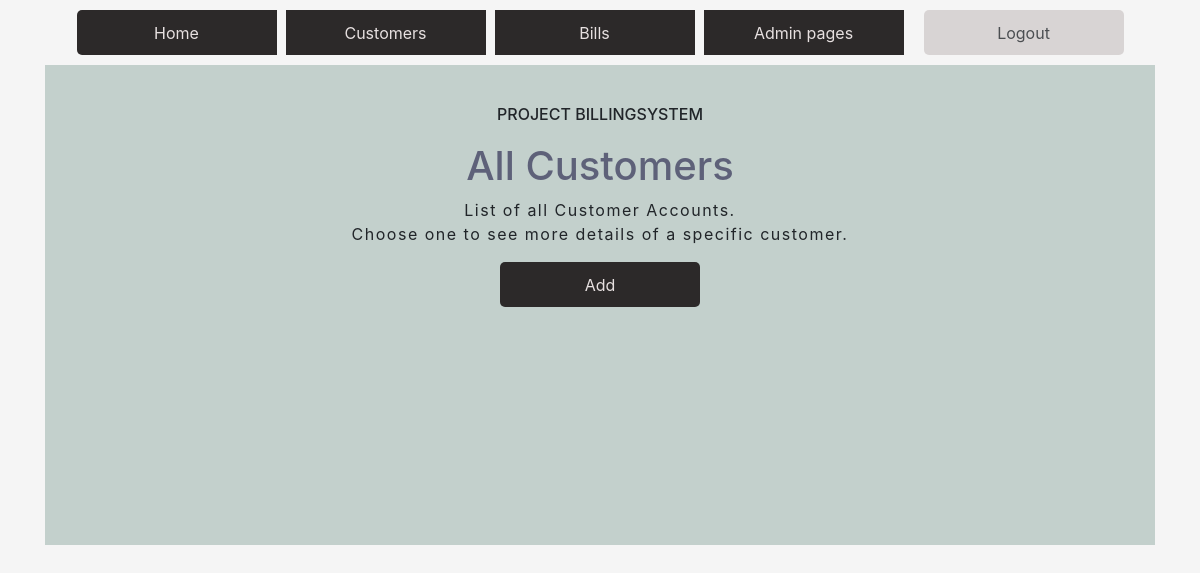
The app's page /customerlist/, older data.
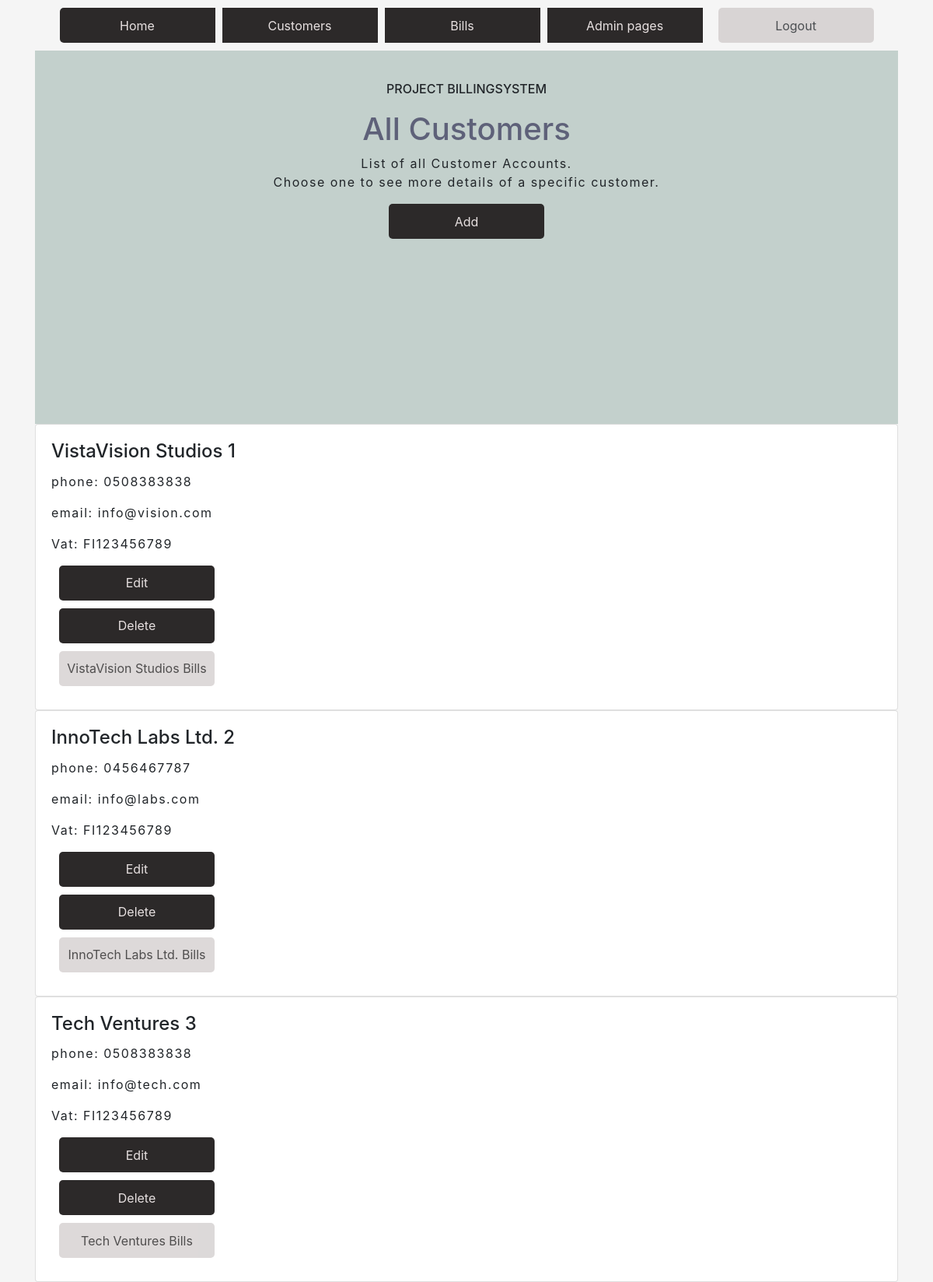
The same page, newer data.
### app/models.py (models this page shows, shortened)
class CustomerAccount(models.Model):
    name = models.CharField(max_length = 50, default=None)
    address = models.CharField(max_length = 50, default=None)
    phone = models.CharField(max_length = 50, default=None)
    mail = models.CharField(max_length = 50, default=None)
    vat = models.CharField(max_length = 20, default=None)
    account = models.ForeignKey(Account, on_delete =models.PROTECT)

### app/views.py (the view)
# urls.py: path('customerlist/', customerlistview),
def customerlistview(request):
    customerlist = CustomerAccount.objects.all()
    accountlist = Account.objects.all()
    context = {'customers': customerlist, 'accounts': accountlist}
    return render (request,"customerlist.html",context )

### app/templates/customerlist.html
{% extends 'index.html' %}
{%load static%}
{% block content %}
<section id="main">
    <div class="main-text">
    <h6>Project Billingsystem</h6>
    <h1>All Customers</h1>
    <p>List of all Customer Accounts. <br>
        Choose one to see more details of a specific customer.</p>
    <center>
        <a class="btn" href="/add-customer">Add</a>
    </center>
    </div>
    </section>
    {% for c in customers %}
    <div class="customerList">
    <div class="card" style="width: 100%;">
    <div class="card-body">
        <h4 class="card-title">{{c.name}} {{c.id}}</h4>
        <p class="card-text">phone: {{c.phone}} </p>
        <p class="card-text">email: {{c.mail}} </p>
        <p class="card-text">Vat: {{c.vat}} </p>
        <a href="/edit-customer-get/{{c.id}}/"class="btn" >Edit</a>
        <a href="/confirm-delete-customer/{{c.id}}/" class="btn" >Delete</a>
        <a href="/bills-by-customer/{{c.id}}/" class="btn-ghost" >{{c.name}} Bills</a>
    </div>
</div>
</div>
{%endfor%}
{% endblock %}

Row changes from the older to the newer data that the page shows:
added CustomerAccount: name "VistaVision Studios", id "1", phone "0508383838", mail "info@vision.com", vat "FI123456789"
added CustomerAccount: name "InnoTech Labs Ltd.", id "2", phone "0456467787", mail "info@labs.com", vat "FI123456789"
added CustomerAccount: name "Tech Ventures", id "3", phone "0508383838", mail "info@tech.com", vat "FI123456789"
